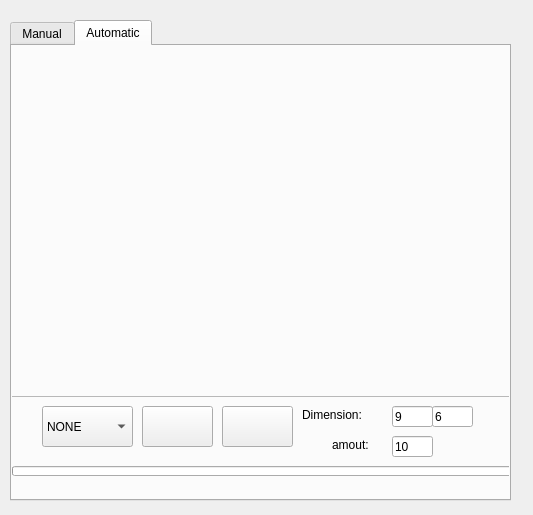
<?xml version="1.0" encoding="UTF-8"?>
<ui version="4.0">
 <class>mainWindow</class>
 <widget class="QWidget" name="mainWindow">
  <property name="geometry">
   <rect>
    <x>0</x>
    <y>0</y>
    <width>533</width>
    <height>515</height>
   </rect>
  </property>
  <property name="windowTitle">
   <string>Form</string>
  </property>
  <widget class="QTabWidget" name="tabIntrinsicAcq">
   <property name="geometry">
    <rect>
     <x>10</x>
     <y>20</y>
     <width>501</width>
     <height>481</height>
    </rect>
   </property>
   <property name="currentIndex">
    <number>1</number>
   </property>
   <widget class="QWidget" name="tab">
    <attribute name="title">
     <string>Manual</string>
    </attribute>
    <widget class="QFrame" name="frameCameraM">
     <property name="geometry">
      <rect>
       <x>0</x>
       <y>-10</y>
       <width>501</width>
       <height>361</height>
      </rect>
     </property>
     <property name="frameShape">
      <enum>QFrame::StyledPanel</enum>
     </property>
     <property name="frameShadow">
      <enum>QFrame::Raised</enum>
     </property>
     <widget class="QWidget" name="verticalLayoutWidget">
      <property name="geometry">
       <rect>
        <x>0</x>
        <y>10</y>
        <width>501</width>
        <height>351</height>
       </rect>
      </property>
      <layout class="QVBoxLayout" name="displayManual"/>
     </widget>
    </widget>
    <widget class="QPushButton" name="saveButton">
     <property name="geometry">
      <rect>
       <x>390</x>
       <y>360</y>
       <width>80</width>
       <height>25</height>
      </rect>
     </property>
     <property name="text">
      <string/>
     </property>
    </widget>
    <widget class="QPushButton" name="offButton">
     <property name="geometry">
      <rect>
       <x>218</x>
       <y>360</y>
       <width>80</width>
       <height>25</height>
      </rect>
     </property>
     <property name="text">
      <string/>
     </property>
    </widget>
    <widget class="QComboBox" name="comboBoxManual">
     <property name="geometry">
      <rect>
       <x>28</x>
       <y>360</y>
       <width>98</width>
       <height>25</height>
      </rect>
     </property>
     <item>
      <property name="text">
       <string>NONE</string>
      </property>
     </item>
     <item>
      <property name="text">
       <string>RGB</string>
      </property>
     </item>
     <item>
      <property name="text">
       <string>DEPTH</string>
      </property>
     </item>
     <item>
      <property name="text">
       <string>THERMAL</string>
      </property>
     </item>
    </widget>
    <widget class="QPushButton" name="captureButton">
     <property name="geometry">
      <rect>
       <x>304</x>
       <y>360</y>
       <width>80</width>
       <height>25</height>
      </rect>
     </property>
     <property name="text">
      <string/>
     </property>
    </widget>
    <widget class="QPushButton" name="onButton">
     <property name="geometry">
      <rect>
       <x>132</x>
       <y>360</y>
       <width>80</width>
       <height>25</height>
      </rect>
     </property>
     <property name="text">
      <string/>
     </property>
    </widget>
   </widget>
   <widget class="QWidget" name="tab_2">
    <attribute name="title">
     <string>Automatic</string>
    </attribute>
    <widget class="QLineEdit" name="NoImages">
     <property name="geometry">
      <rect>
       <x>380</x>
       <y>390</y>
       <width>41</width>
       <height>21</height>
      </rect>
     </property>
     <property name="text">
      <string>10</string>
     </property>
    </widget>
    <widget class="QLineEdit" name="cornerX">
     <property name="geometry">
      <rect>
       <x>380</x>
       <y>360</y>
       <width>41</width>
       <height>21</height>
      </rect>
     </property>
     <property name="text">
      <string>9</string>
     </property>
    </widget>
    <widget class="QLineEdit" name="cornerY">
     <property name="geometry">
      <rect>
       <x>420</x>
       <y>360</y>
       <width>41</width>
       <height>21</height>
      </rect>
     </property>
     <property name="text">
      <string>6</string>
     </property>
    </widget>
    <widget class="QFrame" name="frameCameraA">
     <property name="geometry">
      <rect>
       <x>-10</x>
       <y>-10</y>
       <width>511</width>
       <height>361</height>
      </rect>
     </property>
     <property name="frameShape">
      <enum>QFrame::StyledPanel</enum>
     </property>
     <property name="frameShadow">
      <enum>QFrame::Raised</enum>
     </property>
     <widget class="QWidget" name="verticalLayoutWidget_2">
      <property name="geometry">
       <rect>
        <x>10</x>
        <y>10</y>
        <width>501</width>
        <height>351</height>
       </rect>
      </property>
      <layout class="QVBoxLayout" name="displayAuto"/>
     </widget>
    </widget>
    <widget class="QPushButton" name="startButton">
     <property name="geometry">
      <rect>
       <x>130</x>
       <y>360</y>
       <width>71</width>
       <height>41</height>
      </rect>
     </property>
     <property name="text">
      <string/>
     </property>
    </widget>
    <widget class="QPushButton" name="stopButton">
     <property name="geometry">
      <rect>
       <x>210</x>
       <y>360</y>
       <width>71</width>
       <height>41</height>
      </rect>
     </property>
     <property name="text">
      <string/>
     </property>
    </widget>
    <widget class="QComboBox" name="comboBoxAuto">
     <property name="geometry">
      <rect>
       <x>30</x>
       <y>360</y>
       <width>91</width>
       <height>41</height>
      </rect>
     </property>
     <item>
      <property name="text">
       <string>NONE</string>
      </property>
     </item>
     <item>
      <property name="text">
       <string>RGB</string>
      </property>
     </item>
     <item>
      <property name="text">
       <string>DEPTH</string>
      </property>
     </item>
     <item>
      <property name="text">
       <string>THERMAL</string>
      </property>
     </item>
    </widget>
    <widget class="QLabel" name="label">
     <property name="geometry">
      <rect>
       <x>290</x>
       <y>360</y>
       <width>81</width>
       <height>17</height>
      </rect>
     </property>
     <property name="text">
      <string>Dimension:</string>
     </property>
    </widget>
    <widget class="QLabel" name="label_2">
     <property name="geometry">
      <rect>
       <x>320</x>
       <y>390</y>
       <width>51</width>
       <height>17</height>
      </rect>
     </property>
     <property name="text">
      <string>amout:</string>
     </property>
    </widget>
    <widget class="QProgressBar" name="progressBarAcq">
     <property name="geometry">
      <rect>
       <x>0</x>
       <y>420</y>
       <width>501</width>
       <height>10</height>
      </rect>
     </property>
     <property name="value">
      <number>0</number>
     </property>
     <property name="textVisible">
      <bool>false</bool>
     </property>
    </widget>
    <widget class="QLabel" name="labelNoImage">
     <property name="geometry">
      <rect>
       <x>460</x>
       <y>390</y>
       <width>41</width>
       <height>21</height>
      </rect>
     </property>
     <property name="text">
      <string/>
     </property>
    </widget>
   </widget>
  </widget>
  <widget class="QLabel" name="labelHeader">
   <property name="geometry">
    <rect>
     <x>10</x>
     <y>0</y>
     <width>501</width>
     <height>71</height>
    </rect>
   </property>
   <property name="frameShadow">
    <enum>QFrame::Raised</enum>
   </property>
   <property name="text">
    <string>Data Acquisition</string>
   </property>
  </widget>
  <zorder>labelHeader</zorder>
  <zorder>tabIntrinsicAcq</zorder>
 </widget>
 <resources/>
 <connections/>
</ui>
